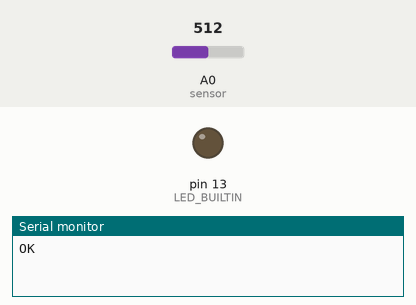
This sketch was run on a simulated Arduino Uno, built with avr-gcc and run on an emulated ATmega328P. Shown: output pins drawn as LEDs (lit = HIGH), the last lines printed to the serial monitor. Inputs (shaded band) come from the test bench; at power-on: A0 (sensor) = 512. The modem accepts every AT command (registered, SIM ready, sends succeed) and sends nothing else.

Above: at 0.1 s.
At 6.1 s:
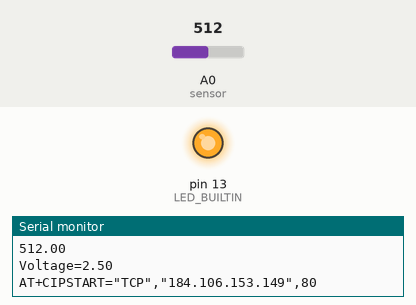
Timing chart, 0 to 7.6 s (numbered marks = the images above):
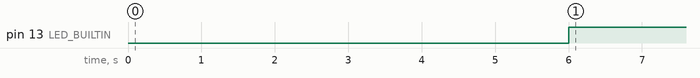

Measured:
- by itself, pin 13 (LED_BUILTIN): LOW → HIGH at 6.0 s

The sketch:

thingspeak_esp8266_mq5.ino
```cpp
// Code to use SoftwareSerial
#include <SoftwareSerial.h>
SoftwareSerial espSerial =  SoftwareSerial(2,3);      // arduino RX pin=2  arduino TX pin=3    connect the arduino RX pin to esp8266 module TX pin   -  connect the arduino TX pin to esp8266 module RX pin

float sensor=A0;
float gas_value;
String apiKey = "5G0NEIEWV7FBINY8";     // replace with your channel's thingspeak WRITE API key
String ssid="kavin";    // Wifi network SSID
String password ="12345612";  // Wifi network password
boolean DEBUG=true;
#define VOLTAGE_MAX 5.0
#define VOLTAGE_MAXCOUNTS 1023.0
//======================================================================== showResponse

void showResponse(int waitTime){
    long t=millis();
    char c;
    while (t+waitTime>millis()){
      if (espSerial.available()){
        c=espSerial.read();
        if (DEBUG) Serial.print(c);
      }
    }

}

//=======================connection to thinkspeak.com=================================================
boolean thingSpeakWrite(float value1){
  String cmd = "AT+CIPSTART=\"TCP\",\"";                  // TCP connection
  cmd += "184.106.153.149";                               // api.thingspeak.com
  cmd += "\",80";
  espSerial.println(cmd);
  if (DEBUG) Serial.println(cmd);
  if(espSerial.find("Error")){
    if (DEBUG) Serial.println("AT+CIPSTART error");
    return false;
  }


  String getStr = "GET /update?api_key=";   // prepare GET string
  getStr += apiKey;

  getStr +="&field1=";
  getStr += String(value1);
  //getStr +="&field2=";
  //getStr += String(value2);
  // ...
  getStr += "\r\n";

  // send data length
  cmd = "AT+CIPSEND=";
  cmd += String(getStr.length());
  espSerial.println(cmd);
  if (DEBUG)  Serial.println(cmd);
  delay(100);
  if(espSerial.find(">")){
    espSerial.print(getStr);
    if (DEBUG)  Serial.print(getStr);
  }
  else{
    espSerial.println("AT+CIPCLOSE");
    // alert user
    if (DEBUG)   Serial.println("AT+CIPCLOSE");
    return false;
  }
  return true;
}
//================================================================================ setup
void setup() {
  DEBUG=true;           // enable debug serial

//----------my sensor code-----------
pinMode(LED_BUILTIN, OUTPUT);
pinMode(sensor,INPUT);
Serial.begin(9600);
espSerial.begin(115200);  // enable software serial
                          // Your esp8266 module's speed is probably at 115200.
                          // For this reason the first time set the speed to 115200 or to your esp8266 configured speed
                          // and upload. Then change to 9600 and upload again

  //espSerial.println("AT+RST");         // Enable this line to reset the module;
  //showResponse(1000);

  //espSerial.println("AT+UART_CUR=9600,8,1,0,0");    // Enable this line to set esp8266 serial speed to 9600 bps
  //showResponse(1000);


  espSerial.println("AT+CWMODE=1");   // set esp8266 as client
  showResponse(1000);

  espSerial.println("AT+CWJAP=\""+ssid+"\",\""+password+"\"");  // set your home router SSID and password
  showResponse(5000);

   if (DEBUG)  Serial.println("Setup completed");
}


// ======================================================================= loop
void loop() {

//---------my gas sensor value reading-------------------

gas_value=analogRead(sensor);
Serial.println(gas_value);
delay(1);  //delay in between reads for stability
if(gas_value>250){

  // initialize digital pin LED_BUILTIN as an output.

  digitalWrite(LED_BUILTIN, HIGH);
 //delay(250);
 // digitalWrite(LED_BUILTIN, LOW);
 //delay(250);

float t = gas_value*(VOLTAGE_MAX / VOLTAGE_MAXCOUNTS); //convert gas value to voltages

if (isnan(t)) {
        if (DEBUG) Serial.println("Failed to read from MQ5");
      }

 else{
  if (DEBUG)  Serial.println("Voltage="+String(t));
  thingSpeakWrite(t);             // Write values to thingspeak
     }
// thingspeak needs 15 sec delay between updates, */
  delay(20000);
}
else{
  digitalWrite(LED_BUILTIN, LOW);
}
}
```
